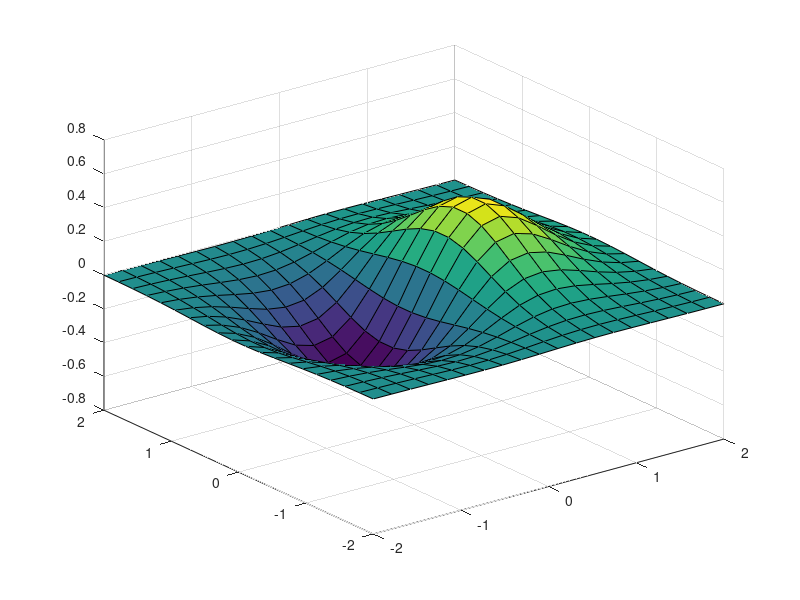

Recreate this plot in MATLAB. (Note: this script raises an error after producing the figure.)
%% Prerrequisitos
% 1092228, Ian Grabriel Cañas Fernández

%% Sección I - Introducción a MATLAB
%%
% *Programming and scripts* 
%
% Grafica una esfera de radio r.
[x,y,z] = sphere;       % Esfera unitaria.
r = 2;
surf(x*r,y*r,z*r)       % ajusta cada dimensión y grafica.
axis equal              % Usa una escala igual para los ejes. 
 
% Encuentra el área y volumen.
A = 4*pi*r^2;
V = (4/3)*pi*r^3;

%%

N = 100;
f(1) = 1;
f(2) = 1;

for n = 3:N
    f(n) = f(n-1) + f(n-2);
end
f(1:10)

num = randi(100)
if num < 34
   sz = 'low'
elseif num < 67
   sz = 'medium'
else
   sz = 'high'
end

%% 
% *Matrices and arrays*
%
a = [1 2 3 4]
a = [1 3 5; 2 4 6; 7 8 10]
z = zeros(5,1)

%%

a + 10
sin(a)
a'
p = a*inv(a)

format long
p = a*inv(a)

format short
p = a.*a

a.^3

%%

A = [a,a]
A = [a; a]

%%

sqrt(-1)
c = [3+4i, 4+3j; -i, 10j]

%%
% *Array indexing*
%
A = [1 2 3 4; 5 6 7 8; 9 10 11 12; 13 14 15 16]
A(4,2)
A(8)
A(4,5) = 17
A(1:3,2)
A(3,:)
B = 0:10:100

%%
% *Calling functions*
%
A = [1 3 5];
max(A)

B = [3 6 9];
union(A,B)

maxA = max(A)

[minA,maxA] = bounds(A)

disp("hello world")

%%
% *2-D and 3-D plots*
%
x = linspace(0,2*pi);
y = sin(x);
plot(x,y)

xlabel("x")
ylabel("sin(x)")
title("Plot of the Sine Function")

plot(x,y,"r--")

x = linspace(0,2*pi);
y = sin(x);
plot(x,y)

hold on

y2 = cos(x);
plot(x,y2,":")
legend("sin","cos")

hold off

%%

x = linspace(-2,2,20);
y = x';
z = x .* exp(-x.^2 - y.^2);

surf(x,y,z)

%%

t = tiledlayout(2,2);
title(t,"Trigonometric Functions")
x = linspace(0,30);

nexttile
plot(x,sin(x))
title("Sine")

nexttile
plot(x,cos(x))
title("Cosine")

nexttile
plot(x,tan(x))
title("Tangent")

nexttile
plot(x,sec(x))
title("Secant")


%% I. MANIPULANDO MATRICES.
clear 
clc
%%
% *1) Realice las transformaciones lineales $$ (a) q=Qx $$ y $$ (b)
% x=Q^{-1}q $$, donde*
% *Comente sus observaciones.* 

format rational
Q = [5/6 1/6 0; 5/6 0 1/6; 0 5/6 1/6]
format default
x = [56; 14; 0.005]

q = Q*x
x = inv(Q)*q

%%
% Claramente apreciamos el cumplimiento de los conceptos de álgebra lineal
% en cuando al producto y la matriz inversa.

%%
% *2) Importe los datos de un archivo .csv, .xls o .xlsx como una matrix a 
% su plataforma de preferencia y despliegue las primeras 15 filas y 4 
% columnas.* 

A = readmatrix('Matriz.xlsx');
A(1:15,1:4)

%%
% *3) Cree un nuevo vector columna $$ x=[x^1 x^2 \dots x^{20}] $$ y copie 
% allí el contenido de los últimos 20 elementos de la tercera columna de 
% la matriz creada en el paso anterior.* 

X = A(end-19:end,3)

%%
% *4) Cree un nuevo vector fila $$ y=[y^1 y^2 \dots y^5 ]^T $$ , donde 
% cada $$ y^i \sim \mathcal{N} (1.7,5)   $$ es un número aleatorio generado según la 
% distribución Gaussiana especificada.* 

Y = transpose(normrnd(1.7, 5, 5, 1)) % normrnd(mu,sigma,sz) genera un array de números rándom de distribución normal, donde el vector sz especifica el tamaño de la matriz Y.


%%
% *5) Genere la matriz A = xy.

A = X*Y

%%
% *6) Aplique un comando de reshape para convertir la matriz A en un s´olo 
% vector columna a* 

a = reshape(A, [], 1)

%% II. VECTORIZANDO OPERACIONES.
%%
% *1) Compute la suma de los elementos de cada columna de la matriz A.* 

S = sum(A)

%%
% *2) Compute el promedio de los elementos de cada columna de la matriz A.* 

P = median(A)

%%
% *3) Compute la varianza de los elementos de cada columna de la matriz A.* 

va = var(A)

%%
% *4) Compute el vector media a $$a$$ partir de los vectores fila de 
% la matriz A.*

a = median(transpose(A))

%%
% *5) Compute la distancia euclideana entre $$a$$ y cada vector fila de la 
% matriz A.* 

d = pdist2(transpose(A),a,"euclidean")

%%
% *6) Vectorice e implemente las siguientes combinaciones lineales. 
% Asuma los valores de su preferencia para los coeficientes $$ a^i $$, 
% $$ a^{ji} $$ y los descriptores x^i.* 

za = a(1)
for i = 2:5
    za = za + X(i)*a(i);
end

za

%%

for j=1:3
    zb(j) = A(j);
    for i = 2:5
        zb(j) = zb(j) + X(i)*A(j,i);
    end
end 
zb

%% III. OTRAS OPERACIONES ÚTILES.
%%
% *1) Aplique una función de slicing para extraer una matriz C de tamaño 
% 4x4 a partir de las primeras 4 filas y 4 columnas de la matriz A.* 

C = A(1:4,1:4)

%%
% *2) Compute la matriz de _eigenvalues_ $$ \lambda $$ y la matriz de 
% _eigenvectors_ $$ V $$ de la matriz C. Regenere a $$ C=V \lambda V^{-1} $$* 

[V, lambda] = eig(C) % V = eigenvectors; lambda = eigenvalues

C = V*lambda*inv(V)

%%
% *3) Lleve a cabo la operación de _singular value decomposition_ sobre las 
% matrices A y C. Regenere las matrices A y C utilizando las matrices 
% resultantes de la descomposición.* 

[UA,SA,VA] = svd(A)
A = UA*SA*VA


%%
[UC,SC,VC] = svd(C)
C = UC*SC*VC